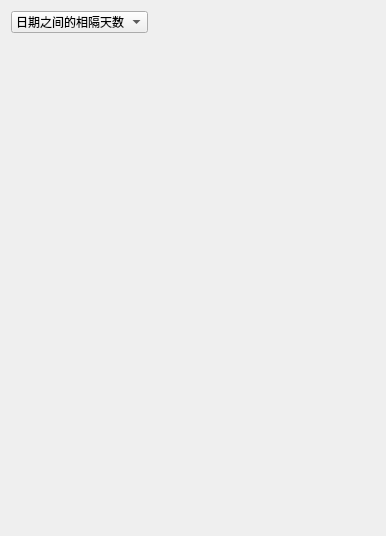
<?xml version="1.0" encoding="UTF-8"?>
<ui version="4.0">
 <class>DateCalculator</class>
 <widget class="QWidget" name="DateCalculator">
  <property name="geometry">
   <rect>
    <x>0</x>
    <y>0</y>
    <width>386</width>
    <height>536</height>
   </rect>
  </property>
  <property name="windowTitle">
   <string>日期计算</string>
  </property>
  <layout class="QGridLayout" name="gridLayout">
   <item row="0" column="0">
    <layout class="QHBoxLayout" name="horizontalLayout">
     <item>
      <widget class="QComboBox" name="comboBox">
       <item>
        <property name="text">
         <string>日期之间的相隔天数</string>
        </property>
       </item>
       <item>
        <property name="text">
         <string>添加或减去天数</string>
        </property>
       </item>
      </widget>
     </item>
     <item>
      <spacer name="horizontalSpacer">
       <property name="orientation">
        <enum>Qt::Horizontal</enum>
       </property>
       <property name="sizeHint" stdset="0">
        <size>
         <width>40</width>
         <height>20</height>
        </size>
       </property>
      </spacer>
     </item>
    </layout>
   </item>
   <item row="1" column="0">
    <widget class="QStackedWidget" name="stackedDate">
     <widget class="QWidget" name="page"/>
     <widget class="QWidget" name="page_2"/>
    </widget>
   </item>
  </layout>
 </widget>
 <resources/>
 <connections/>
</ui>
